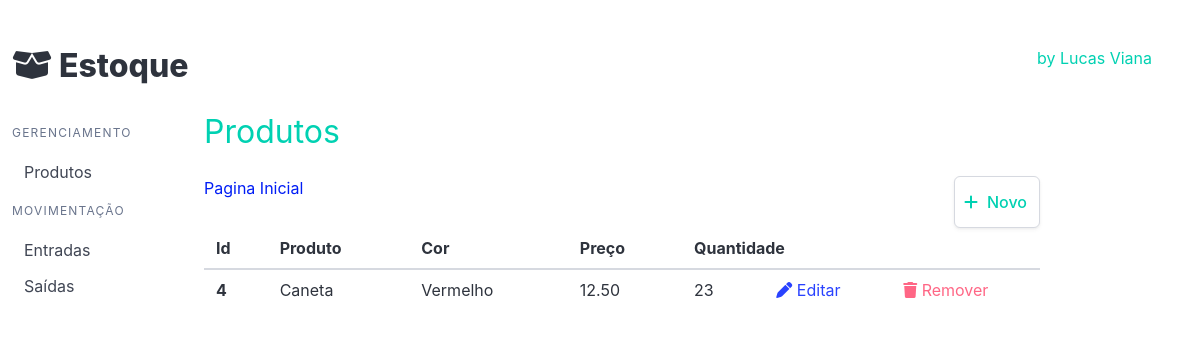
/produto/list_produto/, run on an earlier commit of the app's database.
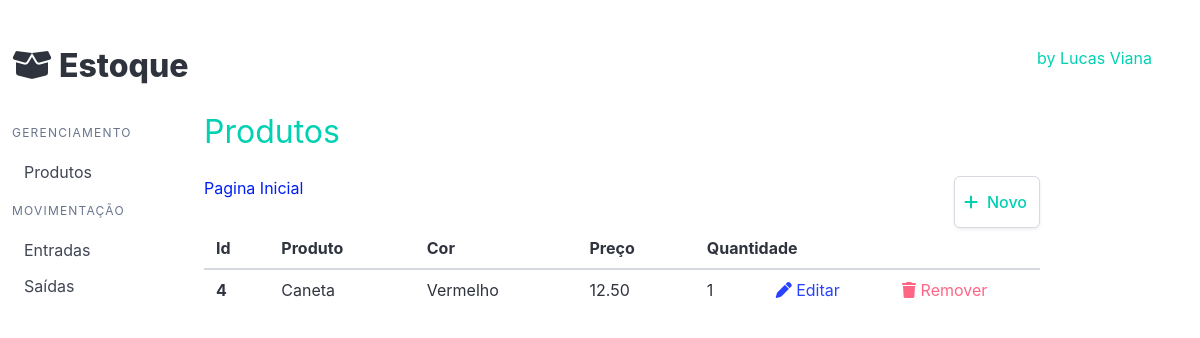
And on a later commit of the database.
### produto/models.py (models this page shows, shortened)
class Produtos(models.Model):
    produto = models.CharField('Produto', max_length=200)
    cor = models.ForeignKey(Cores, on_delete=models.PROTECT, verbose_name='Cor')
    descricao = models.TextField('Descriçao', blank=True)
    quantidade = models.IntegerField('Quantidade', default=0)
    preco = models.DecimalField('Preço', decimal_places=2, max_digits=8, default=0)
    criado = models.DateTimeField('Criado em', auto_now_add=True)
    modificado = models.DateField('Modificado em', auto_now=True)
    class Meta:
        verbose_name = 'Produto'
        verbose_name_plural = 'Produtos'
        ordering = ['-produto']

class Cores(models.Model):
    cor = models.CharField('Cor', max_length=200)
    def __str__(self):
        return self.cor

### produto/views.py (the view)
# urls.py: path('list_produto/', list_produto, name='list_produto'),
def list_produto(request):
    produtos = Produtos.objects.all()
    template_name = 'list_produtos.html'
    context = { 'produtos': produtos, }
    return render(request, template_name, context)

### produto/templates/list_produtos.html
{% extends 'base.html' %}
{% block product %}
<h1 class="subtitle is-3 has-text-primary">
    Produtos
</h1>
<div>
    <nav class="navbar breadcrumb" aria-label="breadcrumbs">
        <ul>
            <li class="is-active"><a href="#">Pagina Inicial</a></li>
        </ul>
        <div class="navbar-end">
            <a class="button has-text-primary" href="{% url 'produto:new_produto' %}">
                <span class="icon is-small mr-1">
                    <i class="fa-solid fa-plus"></i>
                </span>
                Novo
            </a>
        </div>
    </nav>
</div>
<table class="table is-striped is-hoverable is-fullwidth">
    <thead>
        <tr>
            <th>Id</th>
            <th>Produto</th>
            <th>Cor</th>
            <th>Preço</th>
            <th>Quantidade</th>
            <th></th>
        </tr>
    </thead>
    <tbody> {% for produto in produtos %}<tr>
            <th>{{ produto.id }}</th>
            <td>{{ produto.produto }}</td>
            <td>{{ produto.cor }}</td>
            <td>{{ produto.preco }}</td>
            <td class="is-flex justify-content is-justify-content-space-between">
                {{ produto.quantidade }}
                    <a href="{% url 'produto:update_produto' produto.id%}">
                        <i class="fa-solid fa-pen"></i>
                        Editar
                    </a>
                    <a class ="has-text-danger" href="{% url 'produto:delete_produto' produto.id%}">
                        <i class="fa-solid fa-trash"></i>
                        Remover
                    </a>
            </td>
            <td></td>
        </tr> {% endfor %} </tbody>
</table>
{% endblock %}

What changed in the data, as far as the page shows it:
changed Produtos "Caneta": quantidade "23" → "1"
